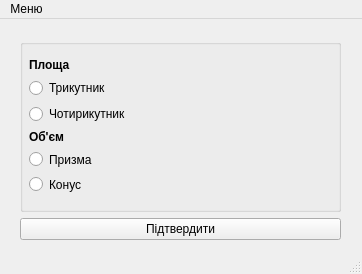
<?xml version="1.0" encoding="UTF-8"?>
<ui version="4.0">
 <class>MainWindow</class>
 <widget class="QMainWindow" name="MainWindow">
  <property name="geometry">
   <rect>
    <x>0</x>
    <y>0</y>
    <width>362</width>
    <height>274</height>
   </rect>
  </property>
  <property name="windowTitle">
   <string>MainWindow</string>
  </property>
  <widget class="QWidget" name="centralwidget">
   <widget class="QWidget" name="verticalLayoutWidget">
    <property name="geometry">
     <rect>
      <x>20</x>
      <y>20</y>
      <width>321</width>
      <height>201</height>
     </rect>
    </property>
    <layout class="QVBoxLayout" name="verticalLayout">
     <item>
      <widget class="QGroupBox" name="groupBox">
       <property name="title">
        <string/>
       </property>
       <widget class="QWidget" name="verticalLayoutWidget_2">
        <property name="geometry">
         <rect>
          <x>9</x>
          <y>19</y>
          <width>301</width>
          <height>136</height>
         </rect>
        </property>
        <layout class="QVBoxLayout" name="verticalLayout_2">
         <item>
          <widget class="QLabel" name="label">
           <property name="font">
            <font>
             <weight>75</weight>
             <bold>true</bold>
            </font>
           </property>
           <property name="text">
            <string>Площа</string>
           </property>
          </widget>
         </item>
         <item>
          <widget class="QRadioButton" name="triangleAreaRB">
           <property name="text">
            <string>Трикутник</string>
           </property>
          </widget>
         </item>
         <item>
          <widget class="QRadioButton" name="rectAreaRB">
           <property name="text">
            <string>Чотирикутник</string>
           </property>
          </widget>
         </item>
         <item>
          <layout class="QVBoxLayout" name="verticalLayout_3">
           <item>
            <widget class="QLabel" name="label_2">
             <property name="font">
              <font>
               <weight>75</weight>
               <bold>true</bold>
              </font>
             </property>
             <property name="text">
              <string>Об'єм</string>
             </property>
            </widget>
           </item>
           <item>
            <widget class="QRadioButton" name="prismVolumeRB">
             <property name="text">
              <string>Призма</string>
             </property>
            </widget>
           </item>
           <item>
            <widget class="QRadioButton" name="coneVolumeRB">
             <property name="text">
              <string>Конус</string>
             </property>
            </widget>
           </item>
          </layout>
         </item>
        </layout>
       </widget>
      </widget>
     </item>
     <item>
      <widget class="QPushButton" name="submitBtn">
       <property name="text">
        <string>Підтвердити</string>
       </property>
      </widget>
     </item>
    </layout>
   </widget>
  </widget>
  <widget class="QMenuBar" name="menubar">
   <property name="geometry">
    <rect>
     <x>0</x>
     <y>0</y>
     <width>362</width>
     <height>20</height>
    </rect>
   </property>
   <widget class="QMenu" name="menuApp">
    <property name="title">
     <string>Меню</string>
    </property>
    <widget class="QMenu" name="menuArea">
     <property name="title">
      <string>Площа</string>
     </property>
     <addaction name="separator"/>
     <addaction name="actionTriangle"/>
     <addaction name="actionRectangle"/>
    </widget>
    <widget class="QMenu" name="menuVolume">
     <property name="title">
      <string>Об'єм</string>
     </property>
     <addaction name="actionPrism"/>
     <addaction name="actionCone"/>
    </widget>
    <addaction name="actionExit"/>
    <addaction name="separator"/>
    <addaction name="menuArea"/>
    <addaction name="menuVolume"/>
   </widget>
   <addaction name="menuApp"/>
  </widget>
  <widget class="QStatusBar" name="statusbar"/>
  <action name="actionExit">
   <property name="text">
    <string>Exit</string>
   </property>
  </action>
  <action name="actionTriangle">
   <property name="text">
    <string>Трикутник</string>
   </property>
  </action>
  <action name="actionPrism">
   <property name="text">
    <string>Призма</string>
   </property>
  </action>
  <action name="actionCone">
   <property name="text">
    <string>Конус</string>
   </property>
  </action>
  <action name="actionRectangle">
   <property name="text">
    <string>Прямокутник</string>
   </property>
  </action>
 </widget>
 <resources/>
 <connections/>
</ui>
